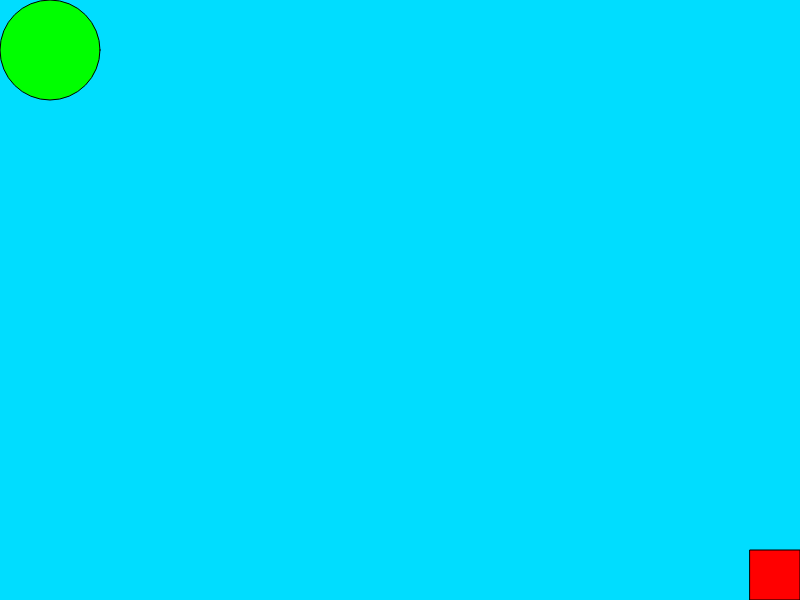
Frame 1 (no input)
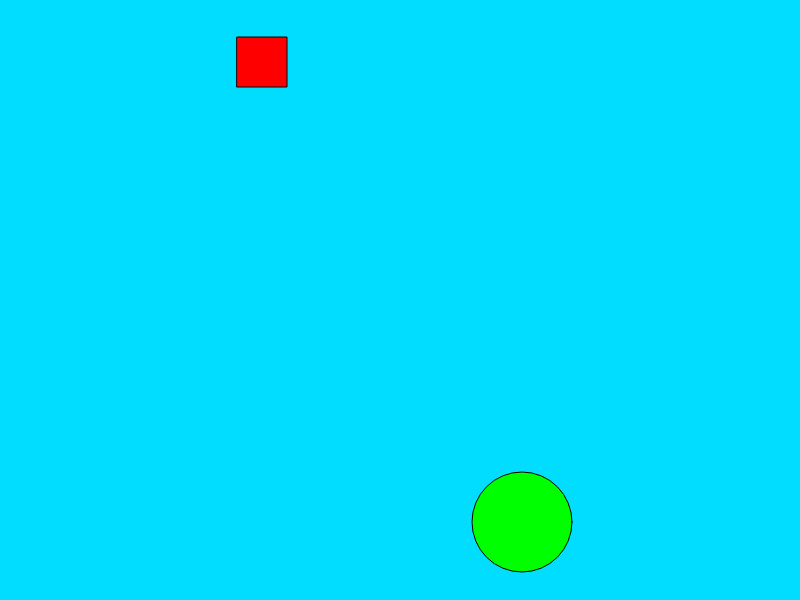
Frame 60 (no input)
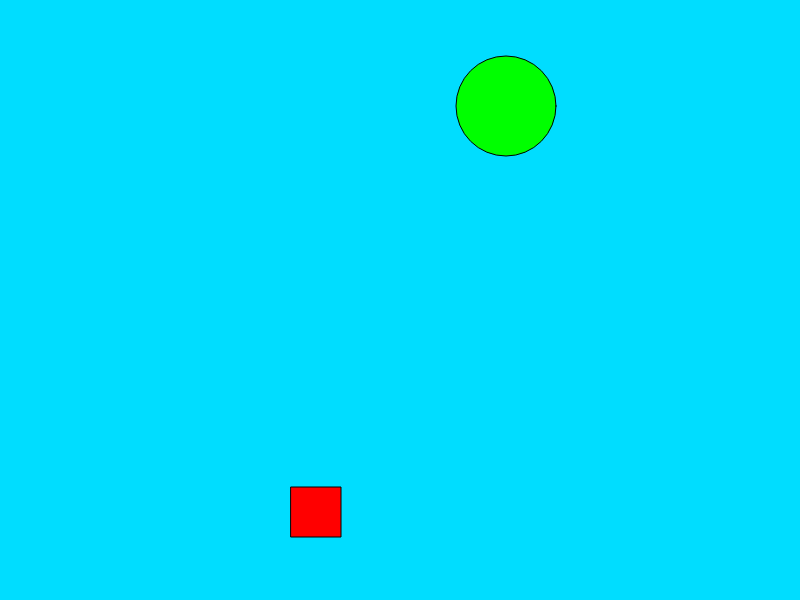
Frame 120 (the mouse pressed at the canvas centre since frame 60)

The p5.js sketch that drew these frames (run headless with seeded random() and noise() and a simulated clock; from frame 60 on, the mouse is pressed at the canvas centre):

// p5.js sketch
// ── sketch.js
  //This variable changes the position of my object
  var X = 50;
  var Y = 50;
  var X2 = 750;
  var Y2 = 550;

  //This variable makes gravity
  var Gravity = 2;

  //This variable is the speed of the object
  var xspeed = 8;
  var yspeed = 8;
  var x2speed = 9;
  var y2speed = 9;

function setup() {
  // put setup code here
  createCanvas(800,600);
}

function draw() {
  // put drawing code here
  background(0, 221, 255);

  //Draw the ellipse
  fill(0,255,0);
  ellipse(X,Y,100,100);
  fill(255,0,0);
  rect(X2,Y2,50,50);

  //Border
  if (Y>550 || Y<50)
  {
    yspeed = -yspeed;
  }
  if (X>750 || X<50)
  {
    xspeed = -xspeed;
  }
  if (Y2>550 || Y2<0)
  {
    y2speed = -y2speed;
  }
  if (X2>750 || X2<0)
  {
    x2speed = -x2speed;
  }

  //Speed
  Y=Y+yspeed;
  X=X+xspeed;
  Y2=Y2+y2speed;
  X2=X2+x2speed;
}
